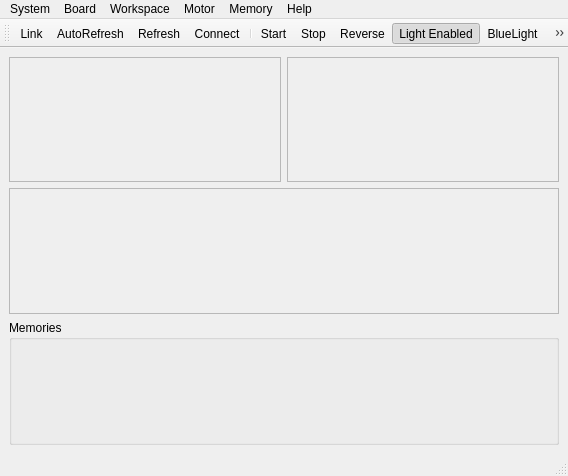
<?xml version="1.0" encoding="UTF-8"?>
<ui version="4.0">
 <class>CtrlWindow</class>
 <widget class="QMainWindow" name="CtrlWindow">
  <property name="geometry">
   <rect>
    <x>0</x>
    <y>0</y>
    <width>568</width>
    <height>476</height>
   </rect>
  </property>
  <property name="windowTitle">
   <string>DsmCP - Control</string>
  </property>
  <widget class="QWidget" name="centralwidget">
   <layout class="QVBoxLayout" name="verticalLayout">
    <item>
     <layout class="QHBoxLayout" name="horizontalLayout">
      <item>
       <widget class="QSpeed" name="widgetSpeed">
        <property name="frameShape">
         <enum>QFrame::StyledPanel</enum>
        </property>
        <property name="frameShadow">
         <enum>QFrame::Raised</enum>
        </property>
       </widget>
      </item>
      <item>
       <widget class="QTorque" name="widgetTorque">
        <property name="frameShape">
         <enum>QFrame::StyledPanel</enum>
        </property>
        <property name="frameShadow">
         <enum>QFrame::Raised</enum>
        </property>
       </widget>
      </item>
     </layout>
    </item>
    <item>
     <widget class="QError" name="frameError">
      <property name="frameShape">
       <enum>QFrame::StyledPanel</enum>
      </property>
      <property name="frameShadow">
       <enum>QFrame::Raised</enum>
      </property>
     </widget>
    </item>
    <item>
     <widget class="QMemories" name="groupBoxMemories">
      <property name="title">
       <string>Memories</string>
      </property>
     </widget>
    </item>
   </layout>
  </widget>
  <widget class="QMenuBar" name="menuBar">
   <property name="geometry">
    <rect>
     <x>0</x>
     <y>0</y>
     <width>568</width>
     <height>22</height>
    </rect>
   </property>
   <widget class="QMenu" name="menuSystem">
    <property name="title">
     <string>System</string>
    </property>
    <addaction name="actionLink"/>
    <addaction name="actionConnect"/>
    <addaction name="actionRefresh"/>
    <addaction name="actionAutoRefresh"/>
    <addaction name="separator"/>
    <addaction name="actionQuit"/>
   </widget>
   <widget class="QMenu" name="menuMotor">
    <property name="title">
     <string>Motor</string>
    </property>
    <addaction name="actionMotorMode"/>
    <addaction name="actionMotorStart"/>
    <addaction name="actionMotorStop"/>
    <addaction name="actionLightEnabled"/>
    <addaction name="actionLightBlue"/>
    <addaction name="actionMotorReverse"/>
   </widget>
   <widget class="QMenu" name="menuHelp">
    <property name="title">
     <string>Help</string>
    </property>
    <addaction name="actionHelp"/>
    <addaction name="actionAbout"/>
    <addaction name="actionRegistersView"/>
   </widget>
   <widget class="QMenu" name="menuWorkspace">
    <property name="title">
     <string>Workspace</string>
    </property>
   </widget>
   <widget class="QMenu" name="menuBoard">
    <property name="title">
     <string>Board</string>
    </property>
    <addaction name="actionFirmReset"/>
    <addaction name="actionAPISendFirmware"/>
    <addaction name="actionAboutBoard"/>
    <addaction name="actionReset"/>
   </widget>
   <widget class="QMenu" name="menuMemory">
    <property name="title">
     <string>Memory</string>
    </property>
    <addaction name="actionStore"/>
   </widget>
   <addaction name="menuSystem"/>
   <addaction name="menuBoard"/>
   <addaction name="menuWorkspace"/>
   <addaction name="menuMotor"/>
   <addaction name="menuMemory"/>
   <addaction name="menuHelp"/>
  </widget>
  <widget class="QStatusBar" name="statusBar"/>
  <widget class="QToolBar" name="toolBar">
   <property name="windowTitle">
    <string>toolBar</string>
   </property>
   <attribute name="toolBarArea">
    <enum>TopToolBarArea</enum>
   </attribute>
   <attribute name="toolBarBreak">
    <bool>false</bool>
   </attribute>
   <addaction name="actionLink"/>
   <addaction name="actionAutoRefresh"/>
   <addaction name="actionRefresh"/>
   <addaction name="actionConnect"/>
   <addaction name="separator"/>
   <addaction name="actionMotorStart"/>
   <addaction name="actionMotorStop"/>
   <addaction name="actionMotorReverse"/>
   <addaction name="actionLightEnabled"/>
   <addaction name="actionLightBlue"/>
   <addaction name="separator"/>
   <addaction name="actionMotorMode"/>
   <addaction name="separator"/>
  </widget>
  <action name="actionLink">
   <property name="checkable">
    <bool>true</bool>
   </property>
   <property name="icon">
    <iconset resource="res/img.qrc">
     <normaloff>:/img/32/unlink.png</normaloff>
     <normalon>:/img/32/link.png</normalon>
     <activeoff>:/img/32/link.png</activeoff>
     <activeon>:/img/32/unlink.png</activeon>:/img/32/unlink.png</iconset>
   </property>
   <property name="text">
    <string>Link</string>
   </property>
   <property name="toolTip">
    <string>Link DCP to board</string>
   </property>
  </action>
  <action name="actionMotorStart">
   <property name="icon">
    <iconset>
     <normalon>:/img/32/start.png</normalon>
    </iconset>
   </property>
   <property name="text">
    <string>Start</string>
   </property>
   <property name="toolTip">
    <string>Start the motor</string>
   </property>
   <property name="shortcut">
    <string>F2</string>
   </property>
  </action>
  <action name="actionLightEnabled">
   <property name="checkable">
    <bool>true</bool>
   </property>
   <property name="checked">
    <bool>true</bool>
   </property>
   <property name="icon">
    <iconset resource="res/img.qrc">
     <normaloff>:/img/32/light-off.png</normaloff>
     <normalon>:/img/32/light-on.png</normalon>
     <activeoff>:/img/32/light-on.png</activeoff>
     <activeon>:/img/32/light-off.png</activeon>:/img/32/light-off.png</iconset>
   </property>
   <property name="text">
    <string>Light Enabled</string>
   </property>
   <property name="toolTip">
    <string>Enable/disable Light</string>
   </property>
   <property name="shortcut">
    <string>F4</string>
   </property>
  </action>
  <action name="actionLightBlue">
   <property name="checkable">
    <bool>true</bool>
   </property>
   <property name="icon">
    <iconset resource="res/img.qrc">
     <normaloff>:/img/32/light.png</normaloff>
     <normalon>:/img/32/light-blue.png</normalon>
     <activeoff>:/img/32/light-blue.png</activeoff>
     <activeon>:/img/32/light.png</activeon>:/img/32/light.png</iconset>
   </property>
   <property name="text">
    <string>BlueLight</string>
   </property>
   <property name="toolTip">
    <string>Switch white / blue light</string>
   </property>
   <property name="shortcut">
    <string>F9</string>
   </property>
  </action>
  <action name="actionMotorReverse">
   <property name="checkable">
    <bool>true</bool>
   </property>
   <property name="icon">
    <iconset resource="res/img.qrc">
     <normaloff>:/img/32/clockwise.png</normaloff>
     <normalon>:/img/32/counterclockwise.png</normalon>
     <activeoff>:/img/32/counterclockwise.png</activeoff>
     <activeon>:/img/32/clockwise.png</activeon>:/img/32/clockwise.png</iconset>
   </property>
   <property name="text">
    <string>Reverse</string>
   </property>
   <property name="toolTip">
    <string>Reverses the motor rotation direction</string>
   </property>
   <property name="shortcut">
    <string>F7</string>
   </property>
  </action>
  <action name="actionAbout">
   <property name="text">
    <string>About ...</string>
   </property>
   <property name="shortcut">
    <string>Ctrl+F1</string>
   </property>
  </action>
  <action name="actionQuit">
   <property name="text">
    <string>Quit</string>
   </property>
   <property name="shortcut">
    <string>Ctrl+Q</string>
   </property>
  </action>
  <action name="actionAutoRefresh">
   <property name="checkable">
    <bool>true</bool>
   </property>
   <property name="icon">
    <iconset>
     <normalon>:/img/32/autorefresh.png</normalon>
    </iconset>
   </property>
   <property name="text">
    <string>AutoRefresh</string>
   </property>
  </action>
  <action name="actionUnlink">
   <property name="icon">
    <iconset>
     <normalon>:/img/32/unlink.png</normalon>
    </iconset>
   </property>
   <property name="text">
    <string>Unlink</string>
   </property>
   <property name="toolTip">
    <string>Unlink DCP from board</string>
   </property>
  </action>
  <action name="actionRefresh">
   <property name="icon">
    <iconset>
     <normalon>:/img/32/refresh.png</normalon>
    </iconset>
   </property>
   <property name="text">
    <string>Refresh</string>
   </property>
   <property name="toolTip">
    <string>Refresh</string>
   </property>
   <property name="shortcut">
    <string>F5</string>
   </property>
  </action>
  <action name="actionHelp">
   <property name="icon">
    <iconset>
     <normalon>:/img/32/help.png</normalon>
    </iconset>
   </property>
   <property name="text">
    <string>Help</string>
   </property>
   <property name="shortcut">
    <string>F1</string>
   </property>
  </action>
  <action name="actionMotorStop">
   <property name="icon">
    <iconset>
     <normalon>:/img/32/stop.png</normalon>
    </iconset>
   </property>
   <property name="text">
    <string>Stop</string>
   </property>
   <property name="toolTip">
    <string>Stop the motor</string>
   </property>
   <property name="shortcut">
    <string>F3</string>
   </property>
  </action>
  <action name="actionFirmReset">
   <property name="text">
    <string>Frimware Reset...</string>
   </property>
   <property name="toolTip">
    <string>Reset the firmware settings</string>
   </property>
  </action>
  <action name="actionAPISendFirmware">
   <property name="text">
    <string>Send Firmware...</string>
   </property>
  </action>
  <action name="actionAboutBoard">
   <property name="text">
    <string>About board...</string>
   </property>
  </action>
  <action name="actionMotorMode">
   <property name="icon">
    <iconset resource="res/img.qrc">
     <normaloff>:/img/32/parameters.png</normaloff>:/img/32/parameters.png</iconset>
   </property>
   <property name="text">
    <string>Motor mode...</string>
   </property>
   <property name="toolTip">
    <string>Show motor mode dialog</string>
   </property>
   <property name="shortcut">
    <string>F10</string>
   </property>
  </action>
  <action name="actionRegistersView">
   <property name="text">
    <string>Registers view</string>
   </property>
   <property name="shortcut">
    <string>Shift+F1</string>
   </property>
  </action>
  <action name="actionConnect">
   <property name="icon">
    <iconset resource="res/img.qrc">
     <normaloff>:/img/32/key.png</normaloff>:/img/32/key.png</iconset>
   </property>
   <property name="text">
    <string>Connect...</string>
   </property>
   <property name="toolTip">
    <string>Connect</string>
   </property>
  </action>
  <action name="actionReset">
   <property name="text">
    <string>Reset...</string>
   </property>
   <property name="toolTip">
    <string>Reset the board</string>
   </property>
  </action>
  <action name="actionStore">
   <property name="checkable">
    <bool>true</bool>
   </property>
   <property name="icon">
    <iconset resource="res/img.qrc">
     <normaloff>:/img/24/memory-set.png</normaloff>:/img/24/memory-set.png</iconset>
   </property>
   <property name="text">
    <string>Store</string>
   </property>
  </action>
 </widget>
 <customwidgets>
  <customwidget>
   <class>QSpeed</class>
   <extends>QFrame</extends>
   <header>..widget.qspeed</header>
   <container>1</container>
  </customwidget>
  <customwidget>
   <class>QError</class>
   <extends>QFrame</extends>
   <header>..widget.qerror</header>
   <container>1</container>
  </customwidget>
  <customwidget>
   <class>QTorque</class>
   <extends>QFrame</extends>
   <header>..widget.qtorque</header>
   <container>1</container>
  </customwidget>
  <customwidget>
   <class>QMemories</class>
   <extends>QGroupBox</extends>
   <header>..widget.qmemories</header>
   <container>1</container>
  </customwidget>
 </customwidgets>
 <resources>
  <include location="res/img.qrc"/>
 </resources>
 <connections>
  <connection>
   <sender>actionQuit</sender>
   <signal>triggered()</signal>
   <receiver>CtrlWindow</receiver>
   <slot>close()</slot>
   <hints>
    <hint type="sourcelabel">
     <x>-1</x>
     <y>-1</y>
    </hint>
    <hint type="destinationlabel">
     <x>204</x>
     <y>237</y>
    </hint>
   </hints>
  </connection>
 </connections>
</ui>
